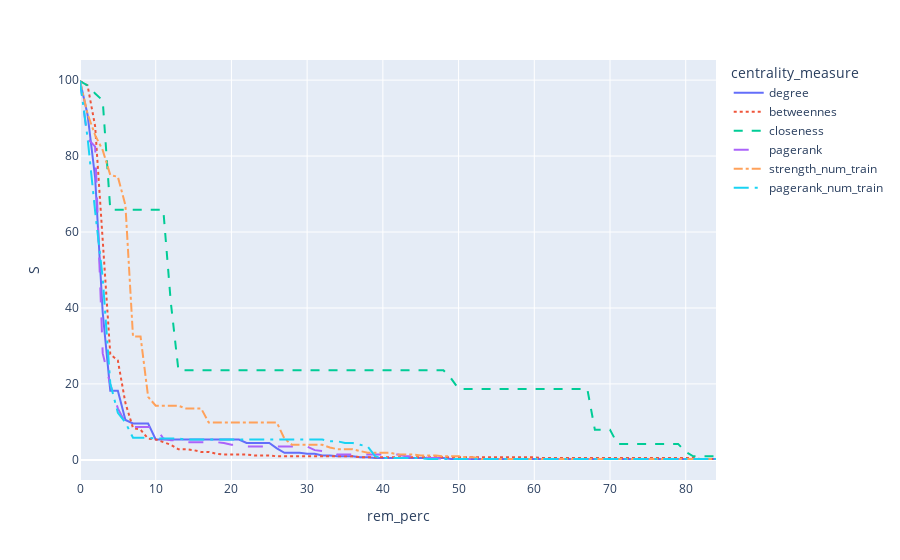

The cell this chart's notebook holds for it:
### Code cell
plot_opercolation(
    ['degree', 'betweennes', 'closeness', 'pagerank', 'strength_num_train', 'pagerank_num_train'], 
    degree_op, betweennes_op, closeness_op, pagerank_op, strength_op, pagerank_numtrain_op
)
